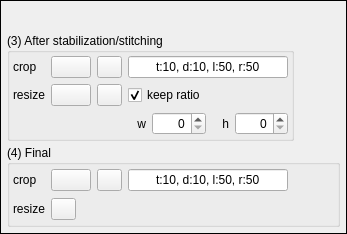
<?xml version="1.0" encoding="UTF-8"?>
<ui version="4.0">
 <class>widget_geometry</class>
 <widget class="QWidget" name="widget_geometry">
  <property name="geometry">
   <rect>
    <x>0</x>
    <y>0</y>
    <width>316</width>
    <height>234</height>
   </rect>
  </property>
  <property name="windowTitle">
   <string>Form</string>
  </property>
  <layout class="QVBoxLayout" name="verticalLayout">
   <property name="spacing">
    <number>0</number>
   </property>
   <property name="leftMargin">
    <number>0</number>
   </property>
   <property name="topMargin">
    <number>0</number>
   </property>
   <property name="rightMargin">
    <number>0</number>
   </property>
   <property name="bottomMargin">
    <number>0</number>
   </property>
   <item>
    <widget class="QFrame" name="frame">
     <property name="frameShape">
      <enum>QFrame::Panel</enum>
     </property>
     <property name="frameShadow">
      <enum>QFrame::Plain</enum>
     </property>
     <layout class="QVBoxLayout" name="verticalLayout_2">
      <property name="spacing">
       <number>4</number>
      </property>
      <property name="leftMargin">
       <number>6</number>
      </property>
      <property name="topMargin">
       <number>6</number>
      </property>
      <property name="rightMargin">
       <number>6</number>
      </property>
      <property name="bottomMargin">
       <number>6</number>
      </property>
      <item>
       <layout class="QHBoxLayout" name="horizontalLayout_2">
        <property name="spacing">
         <number>3</number>
        </property>
        <item>
         <widget class="QPushButton" name="pushButton_set_preview">
          <property name="sizePolicy">
           <sizepolicy hsizetype="Maximum" vsizetype="Maximum">
            <horstretch>0</horstretch>
            <verstretch>0</verstretch>
           </sizepolicy>
          </property>
          <property name="text">
           <string/>
          </property>
          <property name="icon">
           <iconset>
            <normaloff>img/grey/eye.svg</normaloff>
            <normalon>img/blue/eye.svg</normalon>img/grey/eye.svg</iconset>
          </property>
          <property name="checkable">
           <bool>true</bool>
          </property>
          <property name="flat">
           <bool>true</bool>
          </property>
         </widget>
        </item>
        <item>
         <widget class="QPushButton" name="pushButton_save">
          <property name="sizePolicy">
           <sizepolicy hsizetype="Maximum" vsizetype="Maximum">
            <horstretch>0</horstretch>
            <verstretch>0</verstretch>
           </sizepolicy>
          </property>
          <property name="text">
           <string/>
          </property>
          <property name="icon">
           <iconset>
            <normaloff>img/grey/save.svg</normaloff>
            <normalon>img/purple/save.svg</normalon>img/grey/save.svg</iconset>
          </property>
          <property name="checkable">
           <bool>false</bool>
          </property>
          <property name="autoDefault">
           <bool>false</bool>
          </property>
          <property name="flat">
           <bool>true</bool>
          </property>
         </widget>
        </item>
        <item>
         <widget class="QPushButton" name="pushButton_discard">
          <property name="sizePolicy">
           <sizepolicy hsizetype="Maximum" vsizetype="Maximum">
            <horstretch>0</horstretch>
            <verstretch>0</verstretch>
           </sizepolicy>
          </property>
          <property name="text">
           <string/>
          </property>
          <property name="icon">
           <iconset>
            <normaloff>img/grey/undo.svg</normaloff>
            <normalon>img/purple/undo.svg</normalon>img/grey/undo.svg</iconset>
          </property>
          <property name="checkable">
           <bool>false</bool>
          </property>
          <property name="autoDefault">
           <bool>false</bool>
          </property>
          <property name="flat">
           <bool>true</bool>
          </property>
         </widget>
        </item>
        <item>
         <spacer name="horizontalSpacer_2">
          <property name="orientation">
           <enum>Qt::Horizontal</enum>
          </property>
          <property name="sizeHint" stdset="0">
           <size>
            <width>5</width>
            <height>20</height>
           </size>
          </property>
         </spacer>
        </item>
        <item>
         <widget class="QPushButton" name="pushButton_close">
          <property name="sizePolicy">
           <sizepolicy hsizetype="Maximum" vsizetype="Maximum">
            <horstretch>0</horstretch>
            <verstretch>0</verstretch>
           </sizepolicy>
          </property>
          <property name="text">
           <string/>
          </property>
          <property name="icon">
           <iconset>
            <normaloff>img/purple/x-square.svg</normaloff>
            <normalon>img/purple/x-square.svg</normalon>img/purple/x-square.svg</iconset>
          </property>
          <property name="checkable">
           <bool>false</bool>
          </property>
          <property name="autoDefault">
           <bool>false</bool>
          </property>
          <property name="flat">
           <bool>true</bool>
          </property>
         </widget>
        </item>
       </layout>
      </item>
      <item>
       <widget class="QGroupBox" name="groupBox_st_geometry">
        <property name="sizePolicy">
         <sizepolicy hsizetype="Maximum" vsizetype="Preferred">
          <horstretch>0</horstretch>
          <verstretch>0</verstretch>
         </sizepolicy>
        </property>
        <property name="title">
         <string>(3) After stabilization/stitching</string>
        </property>
        <property name="checkable">
         <bool>false</bool>
        </property>
        <property name="checked">
         <bool>false</bool>
        </property>
        <layout class="QGridLayout" name="gridLayout_2">
         <property name="leftMargin">
          <number>3</number>
         </property>
         <property name="topMargin">
          <number>3</number>
         </property>
         <property name="rightMargin">
          <number>3</number>
         </property>
         <property name="bottomMargin">
          <number>3</number>
         </property>
         <item row="0" column="3">
          <widget class="QLineEdit" name="lineEdit_st_crop_rectangle">
           <property name="sizePolicy">
            <sizepolicy hsizetype="Fixed" vsizetype="Fixed">
             <horstretch>0</horstretch>
             <verstretch>0</verstretch>
            </sizepolicy>
           </property>
           <property name="minimumSize">
            <size>
             <width>160</width>
             <height>0</height>
            </size>
           </property>
           <property name="maximumSize">
            <size>
             <width>160</width>
             <height>16777215</height>
            </size>
           </property>
           <property name="text">
            <string>t:10, d:10, l:50, r:50</string>
           </property>
           <property name="alignment">
            <set>Qt::AlignCenter</set>
           </property>
           <property name="readOnly">
            <bool>true</bool>
           </property>
          </widget>
         </item>
         <item row="1" column="1">
          <widget class="QPushButton" name="pushButton_st_resize_edition">
           <property name="sizePolicy">
            <sizepolicy hsizetype="Maximum" vsizetype="Maximum">
             <horstretch>0</horstretch>
             <verstretch>0</verstretch>
            </sizepolicy>
           </property>
           <property name="text">
            <string/>
           </property>
           <property name="icon">
            <iconset>
             <normaloff>img/transform-scale.png</normaloff>img/transform-scale.png</iconset>
           </property>
           <property name="checkable">
            <bool>true</bool>
           </property>
           <property name="autoDefault">
            <bool>false</bool>
           </property>
           <property name="flat">
            <bool>false</bool>
           </property>
          </widget>
         </item>
         <item row="1" column="2">
          <widget class="QPushButton" name="pushButton_st_resize_preview">
           <property name="sizePolicy">
            <sizepolicy hsizetype="Maximum" vsizetype="Fixed">
             <horstretch>0</horstretch>
             <verstretch>0</verstretch>
            </sizepolicy>
           </property>
           <property name="maximumSize">
            <size>
             <width>25</width>
             <height>16777215</height>
            </size>
           </property>
           <property name="text">
            <string/>
           </property>
           <property name="icon">
            <iconset>
             <normaloff>img/layer-visible-off.png</normaloff>
             <normalon>img/layer-visible-on.png</normalon>img/layer-visible-off.png</iconset>
           </property>
           <property name="checkable">
            <bool>true</bool>
           </property>
           <property name="flat">
            <bool>false</bool>
           </property>
          </widget>
         </item>
         <item row="2" column="3">
          <layout class="QHBoxLayout" name="horizontalLayout_4">
           <item>
            <widget class="QLabel" name="label_11">
             <property name="text">
              <string>w</string>
             </property>
             <property name="alignment">
              <set>Qt::AlignRight|Qt::AlignTrailing|Qt::AlignVCenter</set>
             </property>
            </widget>
           </item>
           <item>
            <widget class="QSpinBox" name="spinBox_st_width">
             <property name="sizePolicy">
              <sizepolicy hsizetype="Minimum" vsizetype="Fixed">
               <horstretch>0</horstretch>
               <verstretch>0</verstretch>
              </sizepolicy>
             </property>
             <property name="alignment">
              <set>Qt::AlignRight|Qt::AlignTrailing|Qt::AlignVCenter</set>
             </property>
             <property name="minimum">
              <number>0</number>
             </property>
             <property name="maximum">
              <number>1920</number>
             </property>
             <property name="singleStep">
              <number>1</number>
             </property>
             <property name="value">
              <number>0</number>
             </property>
            </widget>
           </item>
           <item>
            <widget class="QLabel" name="label_12">
             <property name="text">
              <string>h</string>
             </property>
             <property name="alignment">
              <set>Qt::AlignRight|Qt::AlignTrailing|Qt::AlignVCenter</set>
             </property>
            </widget>
           </item>
           <item>
            <widget class="QSpinBox" name="spinBox_st_height">
             <property name="sizePolicy">
              <sizepolicy hsizetype="Minimum" vsizetype="Fixed">
               <horstretch>0</horstretch>
               <verstretch>0</verstretch>
              </sizepolicy>
             </property>
             <property name="alignment">
              <set>Qt::AlignRight|Qt::AlignTrailing|Qt::AlignVCenter</set>
             </property>
             <property name="minimum">
              <number>0</number>
             </property>
             <property name="maximum">
              <number>1152</number>
             </property>
             <property name="singleStep">
              <number>1</number>
             </property>
             <property name="value">
              <number>0</number>
             </property>
            </widget>
           </item>
          </layout>
         </item>
         <item row="1" column="0">
          <widget class="QLabel" name="label_10">
           <property name="text">
            <string>resize</string>
           </property>
          </widget>
         </item>
         <item row="0" column="0">
          <widget class="QLabel" name="label_13">
           <property name="text">
            <string>crop</string>
           </property>
          </widget>
         </item>
         <item row="0" column="1">
          <widget class="QPushButton" name="pushButton_st_crop_edition">
           <property name="sizePolicy">
            <sizepolicy hsizetype="Maximum" vsizetype="Maximum">
             <horstretch>0</horstretch>
             <verstretch>0</verstretch>
            </sizepolicy>
           </property>
           <property name="text">
            <string/>
           </property>
           <property name="icon">
            <iconset>
             <normaloff>img/gimp-tool-crop.png</normaloff>
             <normalon>img/gimp-tool-crop.png</normalon>
             <disabledoff>img/gimp-tool-crop_disabled.png</disabledoff>img/gimp-tool-crop.png</iconset>
           </property>
           <property name="checkable">
            <bool>true</bool>
           </property>
           <property name="autoDefault">
            <bool>false</bool>
           </property>
           <property name="flat">
            <bool>false</bool>
           </property>
          </widget>
         </item>
         <item row="0" column="2">
          <widget class="QPushButton" name="pushButton_st_crop_preview">
           <property name="sizePolicy">
            <sizepolicy hsizetype="Maximum" vsizetype="Fixed">
             <horstretch>0</horstretch>
             <verstretch>0</verstretch>
            </sizepolicy>
           </property>
           <property name="maximumSize">
            <size>
             <width>25</width>
             <height>16777215</height>
            </size>
           </property>
           <property name="text">
            <string/>
           </property>
           <property name="icon">
            <iconset>
             <normaloff>img/layer-visible-off.png</normaloff>
             <normalon>img/layer-visible-on.png</normalon>img/layer-visible-off.png</iconset>
           </property>
           <property name="checkable">
            <bool>true</bool>
           </property>
           <property name="flat">
            <bool>false</bool>
           </property>
          </widget>
         </item>
         <item row="1" column="3">
          <widget class="QCheckBox" name="checkBox_keep_ratio">
           <property name="text">
            <string>keep ratio</string>
           </property>
           <property name="checked">
            <bool>true</bool>
           </property>
          </widget>
         </item>
        </layout>
       </widget>
      </item>
      <item>
       <widget class="QGroupBox" name="groupBox_final_geometry">
        <property name="sizePolicy">
         <sizepolicy hsizetype="Maximum" vsizetype="Preferred">
          <horstretch>0</horstretch>
          <verstretch>0</verstretch>
         </sizepolicy>
        </property>
        <property name="title">
         <string>(4) Final</string>
        </property>
        <property name="checkable">
         <bool>false</bool>
        </property>
        <property name="checked">
         <bool>false</bool>
        </property>
        <layout class="QGridLayout" name="gridLayout">
         <property name="leftMargin">
          <number>3</number>
         </property>
         <property name="topMargin">
          <number>3</number>
         </property>
         <property name="rightMargin">
          <number>3</number>
         </property>
         <property name="bottomMargin">
          <number>3</number>
         </property>
         <item row="1" column="1">
          <widget class="QPushButton" name="pushButton_final_resize_preview">
           <property name="sizePolicy">
            <sizepolicy hsizetype="Maximum" vsizetype="Fixed">
             <horstretch>0</horstretch>
             <verstretch>0</verstretch>
            </sizepolicy>
           </property>
           <property name="maximumSize">
            <size>
             <width>25</width>
             <height>16777215</height>
            </size>
           </property>
           <property name="text">
            <string/>
           </property>
           <property name="icon">
            <iconset>
             <normaloff>img/layer-visible-off.png</normaloff>
             <normalon>img/layer-visible-on.png</normalon>img/layer-visible-off.png</iconset>
           </property>
           <property name="checkable">
            <bool>true</bool>
           </property>
           <property name="flat">
            <bool>false</bool>
           </property>
          </widget>
         </item>
         <item row="0" column="2">
          <widget class="QPushButton" name="pushButton_final_crop_preview">
           <property name="sizePolicy">
            <sizepolicy hsizetype="Maximum" vsizetype="Fixed">
             <horstretch>0</horstretch>
             <verstretch>0</verstretch>
            </sizepolicy>
           </property>
           <property name="maximumSize">
            <size>
             <width>25</width>
             <height>16777215</height>
            </size>
           </property>
           <property name="text">
            <string/>
           </property>
           <property name="icon">
            <iconset>
             <normaloff>img/layer-visible-off.png</normaloff>
             <normalon>img/layer-visible-on.png</normalon>img/layer-visible-off.png</iconset>
           </property>
           <property name="checkable">
            <bool>true</bool>
           </property>
           <property name="flat">
            <bool>false</bool>
           </property>
          </widget>
         </item>
         <item row="0" column="4">
          <widget class="QPushButton" name="pushButton_undo">
           <property name="sizePolicy">
            <sizepolicy hsizetype="Maximum" vsizetype="Fixed">
             <horstretch>0</horstretch>
             <verstretch>0</verstretch>
            </sizepolicy>
           </property>
           <property name="text">
            <string extracomment="Undo (Ctrl-Z)"/>
           </property>
           <property name="icon">
            <iconset>
             <normaloff>img/edit-undo.png</normaloff>img/edit-undo.png</iconset>
           </property>
           <property name="flat">
            <bool>true</bool>
           </property>
          </widget>
         </item>
         <item row="1" column="0">
          <widget class="QLabel" name="label_14">
           <property name="text">
            <string>resize</string>
           </property>
          </widget>
         </item>
         <item row="0" column="0">
          <widget class="QLabel" name="label_9">
           <property name="text">
            <string>crop</string>
           </property>
          </widget>
         </item>
         <item row="0" column="1">
          <widget class="QPushButton" name="pushButton_final_crop_edition">
           <property name="sizePolicy">
            <sizepolicy hsizetype="Maximum" vsizetype="Maximum">
             <horstretch>0</horstretch>
             <verstretch>0</verstretch>
            </sizepolicy>
           </property>
           <property name="text">
            <string/>
           </property>
           <property name="icon">
            <iconset>
             <normaloff>img/gimp-tool-crop.png</normaloff>
             <normalon>img/gimp-tool-crop.png</normalon>
             <disabledoff>img/gimp-tool-crop_disabled.png</disabledoff>img/gimp-tool-crop.png</iconset>
           </property>
           <property name="checkable">
            <bool>true</bool>
           </property>
           <property name="autoDefault">
            <bool>false</bool>
           </property>
           <property name="flat">
            <bool>false</bool>
           </property>
          </widget>
         </item>
         <item row="0" column="3">
          <widget class="QLineEdit" name="lineEdit_final_crop_rectangle">
           <property name="sizePolicy">
            <sizepolicy hsizetype="Fixed" vsizetype="Fixed">
             <horstretch>0</horstretch>
             <verstretch>0</verstretch>
            </sizepolicy>
           </property>
           <property name="minimumSize">
            <size>
             <width>160</width>
             <height>0</height>
            </size>
           </property>
           <property name="maximumSize">
            <size>
             <width>160</width>
             <height>16777215</height>
            </size>
           </property>
           <property name="text">
            <string>t:10, d:10, l:50, r:50</string>
           </property>
           <property name="alignment">
            <set>Qt::AlignCenter</set>
           </property>
           <property name="readOnly">
            <bool>true</bool>
           </property>
          </widget>
         </item>
        </layout>
       </widget>
      </item>
     </layout>
    </widget>
   </item>
  </layout>
 </widget>
 <resources/>
 <connections/>
</ui>
